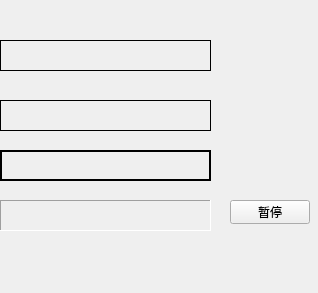
<?xml version="1.0" encoding="UTF-8"?>
<ui version="4.0">
 <class>Widget</class>
 <widget class="QWidget" name="Widget">
  <property name="geometry">
   <rect>
    <x>0</x>
    <y>0</y>
    <width>318</width>
    <height>293</height>
   </rect>
  </property>
  <property name="windowTitle">
   <string>Widget</string>
  </property>
  <widget class="myLabel" name="label">
   <property name="geometry">
    <rect>
     <x>0</x>
     <y>40</y>
     <width>211</width>
     <height>31</height>
    </rect>
   </property>
   <property name="frameShape">
    <enum>QFrame::Box</enum>
   </property>
   <property name="text">
    <string/>
   </property>
  </widget>
  <widget class="QLabel" name="label_2">
   <property name="geometry">
    <rect>
     <x>0</x>
     <y>100</y>
     <width>211</width>
     <height>31</height>
    </rect>
   </property>
   <property name="frameShape">
    <enum>QFrame::Panel</enum>
   </property>
   <property name="text">
    <string/>
   </property>
  </widget>
  <widget class="QLabel" name="label_3">
   <property name="geometry">
    <rect>
     <x>0</x>
     <y>150</y>
     <width>211</width>
     <height>31</height>
    </rect>
   </property>
   <property name="frameShape">
    <enum>QFrame::WinPanel</enum>
   </property>
   <property name="text">
    <string/>
   </property>
  </widget>
  <widget class="QLabel" name="label_4">
   <property name="geometry">
    <rect>
     <x>0</x>
     <y>200</y>
     <width>211</width>
     <height>31</height>
    </rect>
   </property>
   <property name="frameShape">
    <enum>QFrame::Panel</enum>
   </property>
   <property name="frameShadow">
    <enum>QFrame::Sunken</enum>
   </property>
   <property name="text">
    <string/>
   </property>
  </widget>
  <widget class="QPushButton" name="btn">
   <property name="geometry">
    <rect>
     <x>230</x>
     <y>200</y>
     <width>80</width>
     <height>24</height>
    </rect>
   </property>
   <property name="text">
    <string>暂停</string>
   </property>
  </widget>
 </widget>
 <customwidgets>
  <customwidget>
   <class>myLabel</class>
   <extends>QLabel</extends>
   <header>mylabel.h</header>
  </customwidget>
 </customwidgets>
 <resources/>
 <connections/>
</ui>
